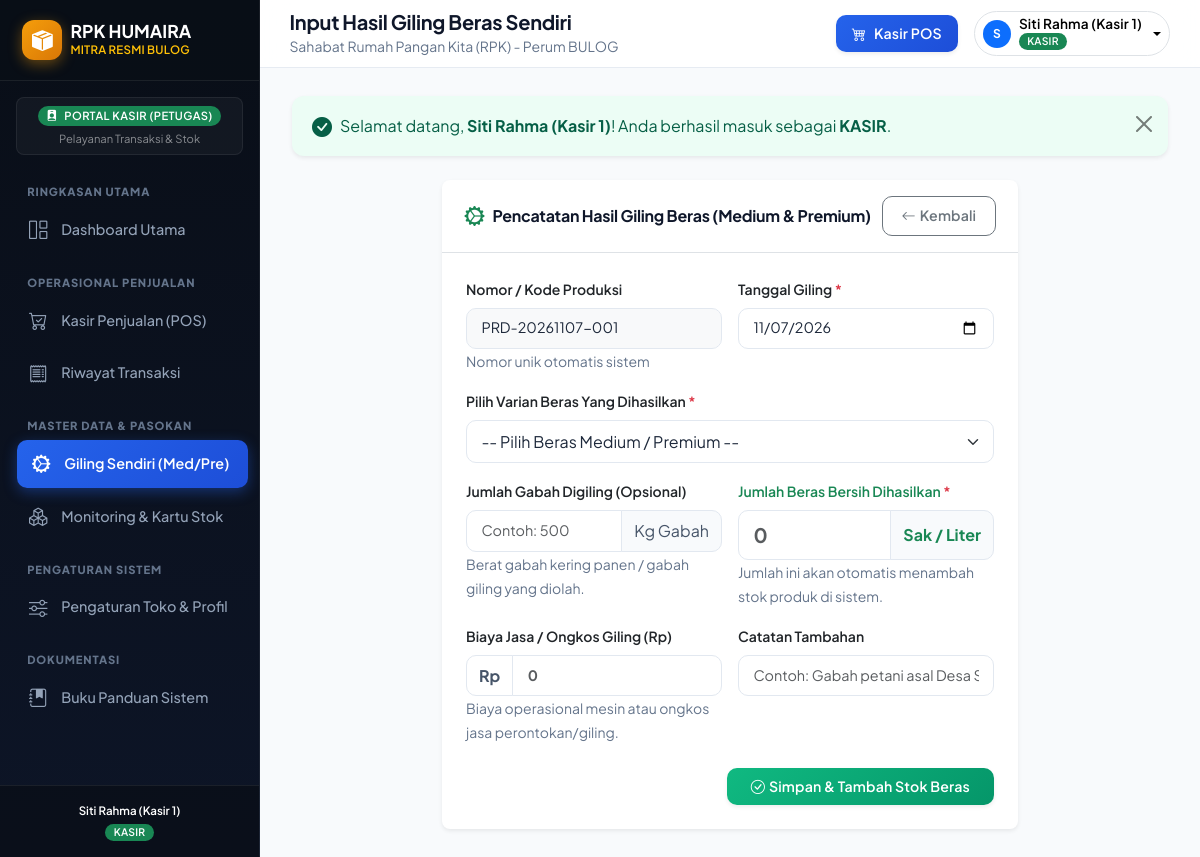
Page /modules/produksi/tambah.php (signed in) on the committed database.
### tables this page shows
CREATE TABLE `app_menu` (
  `id_menu` INT AUTO_INCREMENT PRIMARY KEY,
  `kode_menu` VARCHAR(50) NOT NULL UNIQUE,
  `nama_menu` VARCHAR(100) NOT NULL,
  `url` VARCHAR(255) NOT NULL,
  `icon` VARCHAR(50) NOT NULL DEFAULT 'bi-link-45deg',
  `kategori` VARCHAR(50) NOT NULL DEFAULT 'Lainnya',
  `urutan` INT NOT NULL DEFAULT 0,
  `akses_pemilik` TINYINT(1) NOT NULL DEFAULT 1,
  `akses_kasir` TINYINT(1) NOT NULL DEFAULT 0,
  `is_bawaan` TINYINT(1) NOT NULL DEFAULT 0,
  `is_active` TINYINT(1) NOT NULL DEFAULT 1,
  `created_at` TIMESTAMP DEFAULT CURRENT_TIMESTAMP
);

CREATE TABLE `users` (
  `id_user` INT AUTO_INCREMENT PRIMARY KEY,
  `username` VARCHAR(50) NOT NULL UNIQUE,
  `password` VARCHAR(255) NOT NULL,
  `nama_lengkap` VARCHAR(100) NOT NULL,
  `role` ENUM('pemilik', 'kasir') NOT NULL DEFAULT 'kasir',
  `no_hp` VARCHAR(25) NULL,
  `is_active` TINYINT(1) NOT NULL DEFAULT 1,
  `created_at` TIMESTAMP DEFAULT CURRENT_TIMESTAMP
);

CREATE TABLE `pengaturan` (
  `id` INT AUTO_INCREMENT PRIMARY KEY,
  `nama_toko` VARCHAR(100) NOT NULL DEFAULT 'RPK Humaira',
  `mitra` VARCHAR(100) NOT NULL DEFAULT 'Rumah Pangan Kita - Perum BULOG',
  `alamat` TEXT NOT NULL,
  `telepon` VARCHAR(30) NOT NULL DEFAULT '0812-3456-7890',
  `nama_pemilik` VARCHAR(100) NOT NULL DEFAULT 'Hj. Humaira',
  `maks_sphp_harian_per_orang` INT NOT NULL DEFAULT 5,  
  `kuota_mingguan_sphp_kg` DECIMAL(10,2) NOT NULL DEFAULT 2000.00,  
  `pesan_struk` TEXT NULL
);

### config/auth.php (called while the page is built, shortened)
<?php
require_once __DIR__ . '/app.php';
function is_pemilik() {
    return isset($_SESSION['user_role']) && in_array($_SESSION['user_role'], ['pemilik', 'admin']);
}
function current_user() {
    global $conn;
    $uid = (int)$_SESSION['user_id'];
    if (isset($conn) && $conn instanceof mysqli) {
        $u = query_single("SELECT * FROM users WHERE id_user = $uid LIMIT 1");
        if ($u) {
            return $u;
        }
    }
    return [
        'id_user' => $_SESSION['user_id'],
        'username' => $_SESSION['username'],
        'nama_lengkap' => $_SESSION['nama_lengkap'],
        'role' => $_SESSION['user_role'],
        'no_hp' => $_SESSION['user_hp'] ?? ''
    ];
}

### config/menu_helper.php (called while the page is built, shortened)
<?php
require_once __DIR__ . '/database.php';
function ensure_menu_table_exists() {
    $sql = "CREATE TABLE IF NOT EXISTS `app_menu` (
        `id_menu` INT AUTO_INCREMENT PRIMARY KEY,
        `kode_menu` VARCHAR(50) NOT NULL UNIQUE,
        `nama_menu` VARCHAR(100) NOT NULL,
        `url` VARCHAR(255) NOT NULL,
        `icon` VARCHAR(50) NOT NULL DEFAULT 'bi-link-45deg',
        `kategori` VARCHAR(50) NOT NULL DEFAULT 'Lainnya',
        `urutan` INT NOT NULL DEFAULT 0,
        `akses_pemilik` TINYINT(1) NOT NULL DEFAULT 1,
        `akses_kasir` TINYINT(1) NOT NULL DEFAULT 0,
        `is_bawaan` TINYINT(1) NOT NULL DEFAULT 0,
        `is_active` TINYINT(1) NOT NULL DEFAULT 1,
        `created_at` TIMESTAMP DEFAULT CURRENT_TIMESTAMP
    ) ENGINE=InnoDB DEFAULT CHARSET=utf8mb4;";
    $cek = query_single("SELECT COUNT(*) as total FROM app_menu");
}
function get_sidebar_menus_by_role($user_role = 'kasir') {
    ensure_menu_table_exists();
    $role = ($user_role === 'pemilik' || $user_role === 'admin') ? 'pemilik' : 'kasir';
    $kolom_akses = ($role === 'pemilik') ? 'akses_pemilik' : 'akses_kasir';
    $sql = "SELECT * FROM app_menu
            WHERE is_active = 1 AND $kolom_akses = 1
            ORDER BY urutan ASC, id_menu ASC";
    $menus = query($sql);
    $grouped = [];
    foreach ($menus as $m) {
        $kat = !empty($m['kategori']) ? $m['kategori'] : 'Menu Lainnya';
        if (!isset($grouped[$kat])) {
            $grouped[$kat] = [];
        }
        $grouped[$kat][] = $m;
    }
    return $grouped;
}
function format_menu_url($url) {
    return BASE_URL . '/' . ltrim($url, '/');
}

### config/database.php (called while the page is built, shortened)
<?php
$host_header = $_SERVER['HTTP_HOST'] ?? '';
$is_local = (
    in_array($host_header, ['localhost', '127.0.0.1']) ||
    strpos($host_header, 'localhost:') === 0 ||
    strpos($host_header, '127.0.0.1:') === 0 ||
    (php_sapi_name() === 'cli' && empty($host_header))
);
if ($is_local) {
    $db_host = '127.0.0.1';
    $db_user = 'root';
    $db_pass = '';
    $db_name = 'db_rpk_humaira';
} else {
    $db_host = 'localhost';
    $db_user = 'USER_DATABASE_HOSTING';
    $db_pass = 'PASSWORD_DB_HOSTING';
    $db_name = 'NAMA_DATABASE_HOSTING';
}
$conn = @new mysqli($db_host, $db_user, $db_pass, $db_name);
$conn->set_charset("utf8mb4");
function query($sql) {
    global $conn;
    $result = $conn->query($sql);
    $rows = [];
    while ($row = $result->fetch_assoc()) {
        $rows[] = $row;
    }
    return $rows;
}
function query_single($sql) {
    global $conn;
    $result = $conn->query($sql);
    return $result->fetch_assoc();
}

### config/app.php (called while the page is built, shortened)
<?php
require_once __DIR__ . '/database.php';
require_once __DIR__ . '/menu_helper.php';
$toko_info = query_single("SELECT * FROM pengaturan WHERE id = 1 LIMIT 1");

### modules/produksi/tambah.php (the view, shortened to what this page needs)
<?php
$page_title = 'Input Hasil Giling Beras Sendiri';
$active_menu = 'produksi';
require_once __DIR__ . '/../../config/auth.php';
$today_str = date('Ymd');
$cek_last = query_single("SELECT kode_produksi FROM produksi_giling WHERE kode_produksi LIKE 'PRD-$today_str%' ORDER BY id_produksi DESC LIMIT 1");
if ($cek_last) {
    $last_num = (int)substr($cek_last['kode_produksi'], -3);
    $new_num = str_pad($last_num + 1, 3, '0', STR_PAD_LEFT);
} else {
    $new_num = '001';
}
$auto_kode = "PRD-$today_str-$new_num";
require_once __DIR__ . '/../../includes/header.php';
?>
<div class="row justify-content-center">
  <div class="col-lg-8">
    <div class="card border-0 shadow-sm rounded-3">
      <div class="card-header bg-white py-3 border-bottom d-flex align-items-center justify-content-between">
        <div class="d-flex align-items-center gap-2">
          <i class="bi bi-gear-wide-connected text-success fs-5"></i>
          <h6 class="mb-0 fw-bold">Pencatatan Hasil Giling Beras (Medium & Premium)</h6>
        </div>
        <a href="<?= BASE_URL ?>/modules/produksi/index.php" class="btn btn-sm btn-outline-secondary">
          <i class="bi bi-arrow-left me-1"></i> Kembali
        </a>
      </div>
      <div class="card-body p-4">
        <form method="POST" action="">
          <div class="row g-3">
            <div class="col-md-6">
              <label class="form-label fw-semibold small">Nomor / Kode Produksi</label>
              <input type="text" name="kode_produksi" class="form-control bg-light" value="<?= $auto_kode ?>" readonly>
              <small class="text-muted">Nomor unik otomatis sistem</small>
            </div>
            <div class="col-md-6">
              <label class="form-label fw-semibold small">Tanggal Giling <span class="text-danger">*</span></label>
              <input type="date" name="tanggal_giling" class="form-control" value="<?= date('Y-m-d') ?>" required>
            </div>
            <div class="col-12">
              <label class="form-label fw-semibold small">Pilih Varian Beras Yang Dihasilkan <span class="text-danger">*</span></label>
              <select name="id_produk" id="select_produk" class="form-select form-select-lg fs-6" required onchange="updateSatuanLabel()">
                <option value="">-- Pilih Beras Medium / Premium --</option>
              </select>
            </div>
            <div class="col-md-6">
              <label class="form-label fw-semibold small">Jumlah Gabah Digiling (Opsional)</label>
              <div class="input-group">
                <input type="number" step="0.1" name="jumlah_gabah_kg" class="form-control" placeholder="Contoh: 500">
                <span class="input-group-text">Kg Gabah</span>
              </div>
              <small class="text-muted">Berat gabah kering panen / gabah giling yang diolah.</small>
            </div>
            <div class="col-md-6">
              <label class="form-label fw-semibold small text-success">Jumlah Beras Bersih Dihasilkan <span class="text-danger">*</span></label>
              <div class="input-group">
                <input type="number" step="any" name="jumlah_hasil" class="form-control fw-bold fs-5 text-success" placeholder="0" required min="0.1">
                <span class="input-group-text fw-bold text-success" id="satuanLabel">Sak / Liter</span>
              </div>
              <small class="text-muted">Jumlah ini akan otomatis menambah stok produk di sistem.</small>
            </div>
            <div class="col-md-6">
              <label class="form-label fw-semibold small">Biaya Jasa / Ongkos Giling (Rp)</label>
              <div class="input-group">
                <span class="input-group-text bg-white fw-bold">Rp</span>
                <input type="text" inputmode="numeric" name="biaya_giling" class="form-control fw-bold" placeholder="0" autocomplete="off" oninput="formatRibuanInput(this)">
              </div>
              <small class="text-muted">Biaya operasional mesin atau ongkos jasa perontokan/giling.</small>
            </div>
            <div class="col-md-6">
              <label class="form-label fw-semibold small">Catatan Tambahan</label>
              <input type="text" name="catatan" class="form-control" placeholder="Contoh: Gabah petani asal Desa Sukamaju">
            </div>
            <div class="col-12 mt-4 text-end">
              <button type="submit" class="btn btn-success px-4 py-2 fw-semibold shadow-sm">
                <i class="bi bi-check-circle me-1"></i> Simpan & Tambah Stok Beras
              </button>
            </div>
          </div>
        </form>
      </div>
    </div>
  </div>
</div>
<?php require_once __DIR__ . '/../../includes/footer.php'; ?>

### includes/header.php (shortened to what this page needs)
<?php
$page_title = $page_title ?? 'Sistem RPK Humaira';
$active_menu = $active_menu ?? '';
?>
<!DOCTYPE html>
<html lang="id">
<head>
  <link href="https://cdn.jsdelivr.net/npm/bootstrap@5.3.2/dist/css/bootstrap.min.css" rel="stylesheet">
  <link rel="stylesheet" href="https://cdn.jsdelivr.net/npm/bootstrap-icons@1.11.3/font/bootstrap-icons.min.css">
  <link rel="stylesheet" href="<?= BASE_URL ?>/assets/css/style.css">
</head>
<body>
<div class="app-wrapper">
  <?php require_once __DIR__ . '/sidebar.php'; ?>
  <div class="main-content">
    <header class="top-navbar no-print">
      <div class="d-flex align-items-center gap-3">
        <div>
          <h5 class="mb-0 fw-bold text-dark"><?= htmlspecialchars($page_title) ?></h5>
          <small class="text-muted d-none d-md-inline"><?= htmlspecialchars($toko_info['mitra'] ?? 'RPK Humaira') ?></small>
        </div>
      </div>
      <div class="d-flex align-items-center gap-3">
        <a href="<?= BASE_URL ?>/modules/kasir/index.php" class="btn btn-primary btn-sm px-3 shadow-sm d-flex align-items-center gap-2">
          <i class="bi bi-cart4"></i>
          <span class="d-none d-sm-inline fw-semibold">Kasir POS</span>
        </a>
        <div class="dropdown">
          <button class="btn btn-light btn-sm border dropdown-toggle d-flex align-items-center gap-2 px-2 py-1" type="button" data-bs-toggle="dropdown">
            <div class="bg-primary text-white rounded-circle d-flex align-items-center justify-content-center" style="width: 28px; height: 28px; font-size: 12px; font-weight: bold;">
              <?= strtoupper(substr($user['nama_lengkap'] ?? 'U', 0, 1)) ?>
            </div>
            <div class="text-start d-none d-md-block" style="line-height: 1.2;">
              <span class="d-block fw-semibold" style="font-size: 0.85rem;"><?= htmlspecialchars($user['nama_lengkap'] ?? 'Pengguna') ?></span>
              <span class="badge <?= ($user['role'] ?? '') === 'pemilik' ? 'bg-primary' : 'bg-success' ?>" style="font-size: 0.65rem;">
                <?= strtoupper($user['role'] ?? 'KASIR') ?>
              </span>
            </div>
          </button>
        </div>
      </div>
    </header>
    <main class="content-body">
      <?php require_once __DIR__ . '/alerts.php'; ?>

### includes/sidebar.php (shortened to what this page needs)
<?php
$active_menu = $active_menu ?? '';
$user_role = $_SESSION['user_role'] ?? 'kasir';
$is_admin = is_pemilik();
$user = current_user();
$menu_grouped = [];
if (function_exists('get_sidebar_menus_by_role')) {
    $menu_grouped = get_sidebar_menus_by_role($user_role);
}
?>
<aside class="sidebar no-print" id="appSidebar">
  <div class="sidebar-brand d-flex justify-content-between align-items-center">
    <div class="d-flex align-items-center gap-2">
      <div class="logo-icon">
        <i class="bi bi-box-seam-fill"></i>
      </div>
      <div>
        <div class="text-white fw-bold" style="font-size: 1.1rem; line-height: 1.1;">RPK HUMAIRA</div>
        <div class="text-warning fw-semibold" style="font-size: 0.72rem; letter-spacing: 0.02em;">MITRA RESMI BULOG</div>
      </div>
    </div>
  </div>
  <div class="px-3 pt-3 pb-2">
    <div class="p-2 rounded-3 text-center" style="background: rgba(255, 255, 255, 0.04); border: 1px solid rgba(255, 255, 255, 0.07);">
      <div class="d-flex align-items-center justify-content-center gap-1">
        <span class="badge <?= $is_admin ? 'bg-primary' : 'bg-success' ?> px-2 py-1" style="font-size: 0.7rem; letter-spacing: 0.4px;">
          <i class="bi <?= $is_admin ? 'bi-shield-lock-fill' : 'bi-person-badge-fill' ?> me-1"></i>
          <?= $is_admin ? 'PORTAL ADMIN / PEMILIK' : 'PORTAL KASIR (PETUGAS)' ?>
        </span>
      </div>
      <small class="text-white-50 d-block mt-1" style="font-size: 0.7rem;">
        <?= $is_admin ? 'Akses Penuh Seluruh Sistem' : 'Pelayanan Transaksi & Stok' ?>
      </small>
    </div>
  </div>
  <nav class="sidebar-menu pt-1">
    <?php if (!empty($menu_grouped)): ?>
      <?php foreach ($menu_grouped as $kategori => $items): ?>
        <div class="menu-category"><?= htmlspecialchars($kategori) ?></div>
        <?php foreach ($items as $m): ?>
          <?php
            $is_active_link = ($active_menu === $m['kode_menu']);
            $url_href = format_menu_url($m['url']);
            $is_external = (strpos($m['url'], 'http://') === 0 || strpos($m['url'], 'https://') === 0);
          ?>
          <a href="<?= $url_href ?>" <?= $is_external ? 'target="_blank"' : '' ?> class="sidebar-link <?= $is_active_link ? 'active' : '' ?>">
            <i class="bi <?= htmlspecialchars($m['icon'] ?: 'bi-link-45deg') ?>"></i>
            <span><?= htmlspecialchars($m['nama_menu']) ?></span>
          </a>
        <?php endforeach; ?>
      <?php endforeach; ?>
    <?php endif; ?>
  </nav>
  <div class="sidebar-footer text-center">
    <div class="small text-white-50" style="font-size: 0.72rem;">
      <span class="fw-semibold text-white"><?= htmlspecialchars($user['nama_lengkap'] ?? 'Pengguna') ?></span><br>
      <span class="badge <?= $is_admin ? 'bg-primary' : 'bg-success' ?> mt-1" style="font-size: 0.65rem;">
        <?= strtoupper($user_role) ?>
      </span>
    </div>
  </div>
</aside>

### includes/header.php (style rules this page uses)
body { font-family: 'Plus Jakarta Sans', sans-serif; }

### rows in the picture
app_menu: nama_menu "Dashboard Utama"
app_menu: nama_menu "Kasir Penjualan (POS)"
app_menu: nama_menu "Riwayat Transaksi"
app_menu: nama_menu "Giling Sendiri (Med/Pre)"
app_menu: nama_menu "Monitoring & Kartu Stok"
app_menu: nama_menu "Pengaturan Toko & Profil"
app_menu: nama_menu "Buku Panduan Sistem"
users: nama_lengkap "Siti Rahma (Kasir 1)", nama_lengkap "S", role "KASIR"
pengaturan: mitra "Sahabat Rumah Pangan Kita (RPK) - Perum BULOG"

### other values in the picture
$kategori "RINGKASAN UTAMA"
$kategori "OPERASIONAL PENJUALAN"
$kategori "MASTER DATA & PASOKAN"
$kategori "PENGATURAN SISTEM"
$kategori "DOKUMENTASI"
$user_role "KASIR"
$page_title "Input Hasil Giling Beras Sendiri"
$flash['message'] "Selamat datang, Siti Rahma (Kasir 1) ! Anda berhasil masuk sebagai KASIR ."
